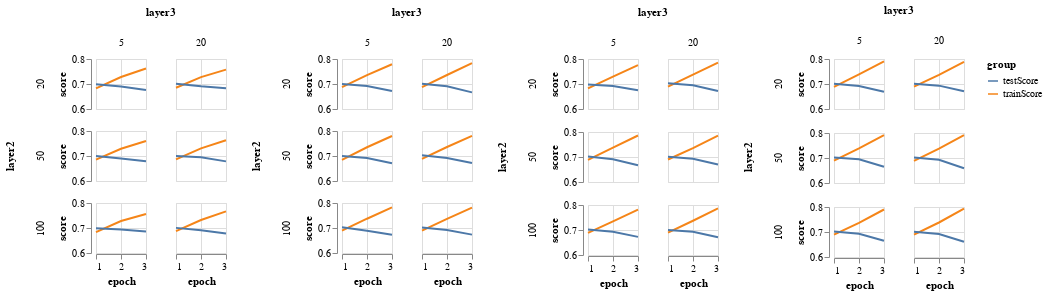

Here is the notebook cell this chart was saved with:
### Code cell
resLong = res_FFNN.melt(id_vars=['layer1', 'layer2', 'layer3', 'epoch'], value_vars=['trainScore', 'testScore'],
         var_name='group', value_name='score')

layer1_20 = alt.Chart(resLong[resLong.layer1==20]).mark_line().encode(
    row = 'layer2',
    column = 'layer3',
    x = 'epoch',
    y = alt.Y('score', scale=alt.Scale(domain=[0.6,0.8])),
    color = 'group',
    tooltip = 'score'
).properties(width=50, height=50)

layer1_100 = alt.Chart(resLong[resLong.layer1==100]).mark_line().encode(
    row = 'layer2',
    column = 'layer3',
    x = 'epoch',
    y = alt.Y('score', scale=alt.Scale(domain=[0.6,0.8])),
    color = 'group',
    tooltip = 'score'
).properties(width=50, height=50)

layer1_200 = alt.Chart(resLong[resLong.layer1==200]).mark_line().encode(
    row = 'layer2',
    column = 'layer3',
    x = 'epoch',
    y = alt.Y('score', scale=alt.Scale(domain=[0.6,0.8])),
    color = 'group',
    tooltip = 'score'
).properties(width=50, height=50)

layer1_500 = alt.Chart(resLong[resLong.layer1==500]).mark_line().encode(
    row = 'layer2',
    column = 'layer3',
    x = 'epoch',
    y = alt.Y('score', scale=alt.Scale(domain=[0.6,0.8])),
    color = 'group',
    tooltip = 'score'
).properties(width=50, height=50)

layer1_20 | layer1_100 | layer1_200 | layer1_500

### Figure 1 — Vega-Lite specification as saved in the notebook (floating-point values rounded to 4 significant figures)
{"config": {"view": {"continuousWidth": 400, "continuousHeight": 300}}, "hconcat": [{"data": {"name": "data-6e35ff35bc64865bf60b35bdc7a56f0b"}, "mark": "line", "encoding": {"color": {"field": "group", "type": "nominal"}, "column": {"field": "layer3", "type": "quantitative"}, "row": {"field": "layer2", "type": "quantitative"}, "tooltip": {"field": "score", "type": "quantitative"}, "x": {"field": "epoch", "type": "quantitative"}, "y": {"field": "score", "scale": {"domain": [0.6, 0.8]}, "type": "quantitative"}}, "height": 50, "width": 50}, {"data": {"name": "data-283fcb1dc37cf0ea055dc8561061874e"}, "mark": "line", "encoding": {"color": {"field": "group", "type": "nominal"}, "column": {"field": "layer3", "type": "quantitative"}, "row": {"field": "layer2", "type": "quantitative"}, "tooltip": {"field": "score", "type": "quantitative"}, "x": {"field": "epoch", "type": "quantitative"}, "y": {"field": "score", "scale": {"domain": [0.6, 0.8]}, "type": "quantitative"}}, "height": 50, "width": 50}, {"data": {"name": "data-d34a5034527b26fd13a878e63d0f13e5"}, "mark": "line", "encoding": {"color": {"field": "group", "type": "nominal"}, "column": {"field": "layer3", "type": "quantitative"}, "row": {"field": "layer2", "type": "quantitative"}, "tooltip": {"field": "score", "type": "quantitative"}, "x": {"field": "epoch", "type": "quantitative"}, "y": {"field": "score", "scale": {"domain": [0.6, 0.8]}, "type": "quantitative"}}, "height": 50, "width": 50}, {"data": {"name": "data-df985df1638920b76760269b580f60c2"}, "mark": "line", "encoding": {"color": {"field": "group", "type": "nominal"}, "column": {"field": "layer3", "type": "quantitative"}, "row": {"field": "layer2", "type": "quantitative"}, "tooltip": {"field": "score", "type": "quantitative"}, "x": {"field": "epoch", "type": "quantitative"}, "y": {"field": "score", "scale": {"domain": [0.6, 0.8]}, "type": "quantitative"}}, "height": 50, "width": 50}], "$schema": "https://vega.github.io/schema/vega-lite/v4.17.0.json", "datasets": {"data-6e35ff35bc64865bf60b35bdc7a56f0b": [{"layer1": 20.0, "layer2": 20.0, "layer3": 5.0, "epoch": 1.0, "group": "trainScore", "score": 0.6822}, {"layer1": 20.0, "layer2": 20.0, "layer3": 5.0, "epoch": 2.0, "group": "trainScore", "score": 0.7279}, {"layer1": 20.0, "layer2": 20.0, "layer3": 5.0, "epoch": 3.0, "group": "trainScore", "score": 0.7622}, {"layer1": 20.0, "layer2": 20.0, "layer3": 20.0, "epoch": 1.0, "group": "trainScore", "score": 0.6851}, {"layer1": 20.0, "layer2": 20.0, "layer3": 20.0, "epoch": 2.0, "group": "trainScore", "score": 0.7274}, {"layer1": 20.0, "layer2": 20.0, "layer3": 20.0, "epoch": 3.0, "group": "trainScore", "score": 0.7574}, {"layer1": 20.0, "layer2": 50.0, "layer3": 5.0, "epoch": 1.0, "group": "trainScore", "score": 0.6858}, {"layer1": 20.0, "layer2": 50.0, "layer3": 5.0, "epoch": 2.0, "group": "trainScore", "score": 0.7289}, {"layer1": 20.0, "layer2": 50.0, "layer3": 5.0, "epoch": 3.0, "group": "trainScore", "score": 0.7599}, {"layer1": 20.0, "layer2": 50.0, "layer3": 20.0, "epoch": 1.0, "group": "trainScore", "score": 0.6862}, {"layer1": 20.0, "layer2": 50.0, "layer3": 20.0, "epoch": 2.0, "group": "trainScore", "score": 0.7307}, {"layer1": 20.0, "layer2": 50.0, "layer3": 20.0, "epoch": 3.0, "group": "trainScore", "score": 0.7631}, {"layer1": 20.0, "layer2": 100.0, "layer3": 5.0, "epoch": 1.0, "group": "trainScore", "score": 0.6837}, {"layer1": 20.0, "layer2": 100.0, "layer3": 5.0, "epoch": 2.0, "group": "trainScore", "score": 0.7279}, {"layer1": 20.0, "layer2": 100.0, "layer3": 5.0, "epoch": 3.0, "group": "trainScore", "score": 0.7561}, {"layer1": 20.0, "layer2": 100.0, "layer3": 20.0, "epoch": 1.0, "group": "trainScore", "score": 0.6874}, {"layer1": 20.0, "layer2": 100.0, "layer3": 20.0, "epoch": 2.0, "group": "trainScore", "score": 0.7319}, {"layer1": 20.0, "layer2": 100.0, "layer3": 20.0, "epoch": 3.0, "group": "trainScore", "score": 0.7664}, {"layer1": 20.0, "layer2": 20.0, "layer3": 5.0, "epoch": 1.0, "group": "testScore", "score": 0.6995}, {"layer1": 20.0, "layer2": 20.0, "layer3": 5.0, "epoch": 2.0, "group": "testScore", "score": 0.6896}, {"layer1": 20.0, "layer2": 20.0, "layer3": 5.0, "epoch": 3.0, "group": "testScore", "score": 0.6756}, {"layer1": 20.0, "layer2": 20.0, "layer3": 20.0, "epoch": 1.0, "group": "testScore", "score": 0.7009}, {"layer1": 20.0, "layer2": 20.0, "layer3": 20.0, "epoch": 2.0, "group": "testScore", "score": 0.6906}, {"layer1": 20.0, "layer2": 20.0, "layer3": 20.0, "epoch": 3.0, "group": "testScore", "score": 0.6828}, {"layer1": 20.0, "layer2": 50.0, "layer3": 5.0, "epoch": 1.0, "group": "testScore", "score": 0.7001}, {"layer1": 20.0, "layer2": 50.0, "layer3": 5.0, "epoch": 2.0, "group": "testScore", "score": 0.6903}, {"layer1": 20.0, "layer2": 50.0, "layer3": 5.0, "epoch": 3.0, "group": "testScore", "score": 0.6785}, {"layer1": 20.0, "layer2": 50.0, "layer3": 20.0, "epoch": 1.0, "group": "testScore", "score": 0.7004}, {"layer1": 20.0, "layer2": 50.0, "layer3": 20.0, "epoch": 2.0, "group": "testScore", "score": 0.6951}, {"layer1": 20.0, "layer2": 50.0, "layer3": 20.0, "epoch": 3.0, "group": "testScore", "score": 0.6785}, {"layer1": 20.0, "layer2": 100.0, "layer3": 5.0, "epoch": 1.0, "group": "testScore", "score": 0.6989}, {"layer1": 20.0, "layer2": 100.0, "layer3": 5.0, "epoch": 2.0, "group": "testScore", "score": 0.6942}, {"layer1": 20.0, "layer2": 100.0, "layer3": 5.0, "epoch": 3.0, "group": "testScore", "score": 0.6864}, {"layer1": 20.0, "layer2": 100.0, "layer3": 20.0, "epoch": 1.0, "group": "testScore", "score": 0.7005}, {"layer1": 20.0, "layer2": 100.0, "layer3": 20.0, "epoch": 2.0, "group": "testScore", "score": 0.6912}, {"layer1": 20.0, "layer2": 100.0, "layer3": 20.0, "epoch": 3.0, "group": "testScore", "score": 0.6781}], "data-283fcb1dc37cf0ea055dc8561061874e": [{"layer1": 100.0, "layer2": 20.0, "layer3": 5.0, "epoch": 1.0, "group": "trainScore", "score": 0.6875}, {"layer1": 100.0, "layer2": 20.0, "layer3": 5.0, "epoch": 2.0, "group": "trainScore", "score": 0.7355}, {"layer1": 100.0, "layer2": 20.0, "layer3": 5.0, "epoch": 3.0, "group": "trainScore", "score": 0.779}, {"layer1": 100.0, "layer2": 20.0, "layer3": 20.0, "epoch": 1.0, "group": "trainScore", "score": 0.6872}, {"layer1": 100.0, "layer2": 20.0, "layer3": 20.0, "epoch": 2.0, "group": "trainScore", "score": 0.736}, {"layer1": 100.0, "layer2": 20.0, "layer3": 20.0, "epoch": 3.0, "group": "trainScore", "score": 0.7836}, {"layer1": 100.0, "layer2": 50.0, "layer3": 5.0, "epoch": 1.0, "group": "trainScore", "score": 0.6847}, {"layer1": 100.0, "layer2": 50.0, "layer3": 5.0, "epoch": 2.0, "group": "trainScore", "score": 0.735}, {"layer1": 100.0, "layer2": 50.0, "layer3": 5.0, "epoch": 3.0, "group": "trainScore", "score": 0.7799}, {"layer1": 100.0, "layer2": 50.0, "layer3": 20.0, "epoch": 1.0, "group": "trainScore", "score": 0.6889}, {"layer1": 100.0, "layer2": 50.0, "layer3": 20.0, "epoch": 2.0, "group": "trainScore", "score": 0.736}, {"layer1": 100.0, "layer2": 50.0, "layer3": 20.0, "epoch": 3.0, "group": "trainScore", "score": 0.7803}, {"layer1": 100.0, "layer2": 100.0, "layer3": 5.0, "epoch": 1.0, "group": "trainScore", "score": 0.6892}, {"layer1": 100.0, "layer2": 100.0, "layer3": 5.0, "epoch": 2.0, "group": "trainScore", "score": 0.7371}, {"layer1": 100.0, "layer2": 100.0, "layer3": 5.0, "epoch": 3.0, "group": "trainScore", "score": 0.7822}, {"layer1": 100.0, "layer2": 100.0, "layer3": 20.0, "epoch": 1.0, "group": "trainScore", "score": 0.6898}, {"layer1": 100.0, "layer2": 100.0, "layer3": 20.0, "epoch": 2.0, "group": "trainScore", "score": 0.7365}, {"layer1": 100.0, "layer2": 100.0, "layer3": 20.0, "epoch": 3.0, "group": "trainScore", "score": 0.7813}, {"layer1": 100.0, "layer2": 20.0, "layer3": 5.0, "epoch": 1.0, "group": "testScore", "score": 0.7004}, {"layer1": 100.0, "layer2": 20.0, "layer3": 5.0, "epoch": 2.0, "group": "testScore", "score": 0.6922}, {"layer1": 100.0, "layer2": 20.0, "layer3": 5.0, "epoch": 3.0, "group": "testScore", "score": 0.672}, {"layer1": 100.0, "layer2": 20.0, "layer3": 20.0, "epoch": 1.0, "group": "testScore", "score": 0.701}, {"layer1": 100.0, "layer2": 20.0, "layer3": 20.0, "epoch": 2.0, "group": "testScore", "score": 0.691}, {"layer1": 100.0, "layer2": 20.0, "layer3": 20.0, "epoch": 3.0, "group": "testScore", "score": 0.6666}, {"layer1": 100.0, "layer2": 50.0, "layer3": 5.0, "epoch": 1.0, "group": "testScore", "score": 0.7002}, {"layer1": 100.0, "layer2": 50.0, "layer3": 5.0, "epoch": 2.0, "group": "testScore", "score": 0.6923}, {"layer1": 100.0, "layer2": 50.0, "layer3": 5.0, "epoch": 3.0, "group": "testScore", "score": 0.6712}, {"layer1": 100.0, "layer2": 50.0, "layer3": 20.0, "epoch": 1.0, "group": "testScore", "score": 0.7027}, {"layer1": 100.0, "layer2": 50.0, "layer3": 20.0, "epoch": 2.0, "group": "testScore", "score": 0.6917}, {"layer1": 100.0, "layer2": 50.0, "layer3": 20.0, "epoch": 3.0, "group": "testScore", "score": 0.6717}, {"layer1": 100.0, "layer2": 100.0, "layer3": 5.0, "epoch": 1.0, "group": "testScore", "score": 0.7033}, {"layer1": 100.0, "layer2": 100.0, "layer3": 5.0, "epoch": 2.0, "group": "testScore", "score": 0.6888}, {"layer1": 100.0, "layer2": 100.0, "layer3": 5.0, "epoch": 3.0, "group": "testScore", "score": 0.6728}, {"layer1": 100.0, "layer2": 100.0, "layer3": 20.0, "epoch": 1.0, "group": "testScore", "score": 0.7017}, {"layer1": 100.0, "layer2": 100.0, "layer3": 20.0, "epoch": 2.0, "group": "testScore", "score": 0.6916}, {"layer1": 100.0, "layer2": 100.0, "layer3": 20.0, "epoch": 3.0, "group": "testScore", "score": 0.6736}], "data-d34a5034527b26fd13a878e63d0f13e5": [{"layer1": 200.0, "layer2": 20.0, "layer3": 5.0, "epoch": 1.0, "group": "trainScore", "score": 0.6826}, {"layer1": 200.0, "layer2": 20.0, "layer3": 5.0, "epoch": 2.0, "group": "trainScore", "score": 0.7294}, {"layer1": 200.0, "layer2": 20.0, "layer3": 5.0, "epoch": 3.0, "group": "trainScore", "score": 0.7757}, {"layer1": 200.0, "layer2": 20.0, "layer3": 20.0, "epoch": 1.0, "group": "trainScore", "score": 0.6892}, {"layer1": 200.0, "layer2": 20.0, "layer3": 20.0, "epoch": 2.0, "group": "trainScore", "score": 0.7376}, {"layer1": 200.0, "layer2": 20.0, "layer3": 20.0, "epoch": 3.0, "group": "trainScore", "score": 0.7859}, {"layer1": 200.0, "layer2": 50.0, "layer3": 5.0, "epoch": 1.0, "group": "trainScore", "score": 0.6884}, {"layer1": 200.0, "layer2": 50.0, "layer3": 5.0, "epoch": 2.0, "group": "trainScore", "score": 0.7375}, {"layer1": 200.0, "layer2": 50.0, "layer3": 5.0, "epoch": 3.0, "group": "trainScore", "score": 0.786}, {"layer1": 200.0, "layer2": 50.0, "layer3": 20.0, "epoch": 1.0, "group": "trainScore", "score": 0.6899}, {"layer1": 200.0, "layer2": 50.0, "layer3": 20.0, "epoch": 2.0, "group": "trainScore", "score": 0.7357}, {"layer1": 200.0, "layer2": 50.0, "layer3": 20.0, "epoch": 3.0, "group": "trainScore", "score": 0.7852}, {"layer1": 200.0, "layer2": 100.0, "layer3": 5.0, "epoch": 1.0, "group": "trainScore", "score": 0.6882}, {"layer1": 200.0, "layer2": 100.0, "layer3": 5.0, "epoch": 2.0, "group": "trainScore", "score": 0.7347}, {"layer1": 200.0, "layer2": 100.0, "layer3": 5.0, "epoch": 3.0, "group": "trainScore", "score": 0.7815}, {"layer1": 200.0, "layer2": 100.0, "layer3": 20.0, "epoch": 1.0, "group": "trainScore", "score": 0.6892}, {"layer1": 200.0, "layer2": 100.0, "layer3": 20.0, "epoch": 2.0, "group": "trainScore", "score": 0.737}, {"layer1": 200.0, "layer2": 100.0, "layer3": 20.0, "epoch": 3.0, "group": "trainScore", "score": 0.7867}, {"layer1": 200.0, "layer2": 20.0, "layer3": 5.0, "epoch": 1.0, "group": "testScore", "score": 0.6982}, {"layer1": 200.0, "layer2": 20.0, "layer3": 5.0, "epoch": 2.0, "group": "testScore", "score": 0.6918}, {"layer1": 200.0, "layer2": 20.0, "layer3": 5.0, "epoch": 3.0, "group": "testScore", "score": 0.6751}, {"layer1": 200.0, "layer2": 20.0, "layer3": 20.0, "epoch": 1.0, "group": "testScore", "score": 0.7026}, {"layer1": 200.0, "layer2": 20.0, "layer3": 20.0, "epoch": 2.0, "group": "testScore", "score": 0.6947}, {"layer1": 200.0, "layer2": 20.0, "layer3": 20.0, "epoch": 3.0, "group": "testScore", "score": 0.6722}, {"layer1": 200.0, "layer2": 50.0, "layer3": 5.0, "epoch": 1.0, "group": "testScore", "score": 0.7022}, {"layer1": 200.0, "layer2": 50.0, "layer3": 5.0, "epoch": 2.0, "group": "testScore", "score": 0.6908}, {"layer1": 200.0, "layer2": 50.0, "layer3": 5.0, "epoch": 3.0, "group": "testScore", "score": 0.6674}, {"layer1": 200.0, "layer2": 50.0, "layer3": 20.0, "epoch": 1.0, "group": "testScore", "score": 0.701}, {"layer1": 200.0, "layer2": 50.0, "layer3": 20.0, "epoch": 2.0, "group": "testScore", "score": 0.6933}, {"layer1": 200.0, "layer2": 50.0, "layer3": 20.0, "epoch": 3.0, "group": "testScore", "score": 0.6702}, {"layer1": 200.0, "layer2": 100.0, "layer3": 5.0, "epoch": 1.0, "group": "testScore", "score": 0.7016}, {"layer1": 200.0, "layer2": 100.0, "layer3": 5.0, "epoch": 2.0, "group": "testScore", "score": 0.6932}, {"layer1": 200.0, "layer2": 100.0, "layer3": 5.0, "epoch": 3.0, "group": "testScore", "score": 0.6725}, {"layer1": 200.0, "layer2": 100.0, "layer3": 20.0, "epoch": 1.0, "group": "testScore", "score": 0.7003}, {"layer1": 200.0, "layer2": 100.0, "layer3": 20.0, "epoch": 2.0, "group": "testScore", "score": 0.6928}, {"layer1": 200.0, "layer2": 100.0, "layer3": 20.0, "epoch": 3.0, "group": "testScore", "score": 0.6709}], "data-df985df1638920b76760269b580f60c2": [{"layer1": 500.0, "layer2": 20.0, "layer3": 5.0, "epoch": 1.0, "group": "trainScore", "score": 0.6888}, {"layer1": 500.0, "layer2": 20.0, "layer3": 5.0, "epoch": 2.0, "group": "trainScore", "score": 0.7383}, {"layer1": 500.0, "layer2": 20.0, "layer3": 5.0, "epoch": 3.0, "group": "trainScore", "score": 0.7903}, {"layer1": 500.0, "layer2": 20.0, "layer3": 20.0, "epoch": 1.0, "group": "trainScore", "score": 0.6895}, {"layer1": 500.0, "layer2": 20.0, "layer3": 20.0, "epoch": 2.0, "group": "trainScore", "score": 0.7367}, {"layer1": 500.0, "layer2": 20.0, "layer3": 20.0, "epoch": 3.0, "group": "trainScore", "score": 0.7885}, {"layer1": 500.0, "layer2": 50.0, "layer3": 5.0, "epoch": 1.0, "group": "trainScore", "score": 0.6896}, {"layer1": 500.0, "layer2": 50.0, "layer3": 5.0, "epoch": 2.0, "group": "trainScore", "score": 0.7381}, {"layer1": 500.0, "layer2": 50.0, "layer3": 5.0, "epoch": 3.0, "group": "trainScore", "score": 0.7912}, {"layer1": 500.0, "layer2": 50.0, "layer3": 20.0, "epoch": 1.0, "group": "trainScore", "score": 0.6887}, {"layer1": 500.0, "layer2": 50.0, "layer3": 20.0, "epoch": 2.0, "group": "trainScore", "score": 0.7372}, {"layer1": 500.0, "layer2": 50.0, "layer3": 20.0, "epoch": 3.0, "group": "trainScore", "score": 0.7913}, {"layer1": 500.0, "layer2": 100.0, "layer3": 5.0, "epoch": 1.0, "group": "trainScore", "score": 0.6893}, {"layer1": 500.0, "layer2": 100.0, "layer3": 5.0, "epoch": 2.0, "group": "trainScore", "score": 0.7364}, {"layer1": 500.0, "layer2": 100.0, "layer3": 5.0, "epoch": 3.0, "group": "trainScore", "score": 0.79}, {"layer1": 500.0, "layer2": 100.0, "layer3": 20.0, "epoch": 1.0, "group": "trainScore", "score": 0.6893}, {"layer1": 500.0, "layer2": 100.0, "layer3": 20.0, "epoch": 2.0, "group": "trainScore", "score": 0.738}, {"layer1": 500.0, "layer2": 100.0, "layer3": 20.0, "epoch": 3.0, "group": "trainScore", "score": 0.7937}, {"layer1": 500.0, "layer2": 20.0, "layer3": 5.0, "epoch": 1.0, "group": "testScore", "score": 0.7006}, {"layer1": 500.0, "layer2": 20.0, "layer3": 5.0, "epoch": 2.0, "group": "testScore", "score": 0.6916}, {"layer1": 500.0, "layer2": 20.0, "layer3": 5.0, "epoch": 3.0, "group": "testScore", "score": 0.6689}, {"layer1": 500.0, "layer2": 20.0, "layer3": 20.0, "epoch": 1.0, "group": "testScore", "score": 0.7013}, {"layer1": 500.0, "layer2": 20.0, "layer3": 20.0, "epoch": 2.0, "group": "testScore", "score": 0.6935}, {"layer1": 500.0, "layer2": 20.0, "layer3": 20.0, "epoch": 3.0, "group": "testScore", "score": 0.6707}, {"layer1": 500.0, "layer2": 50.0, "layer3": 5.0, "epoch": 1.0, "group": "testScore", "score": 0.7017}, {"layer1": 500.0, "layer2": 50.0, "layer3": 5.0, "epoch": 2.0, "group": "testScore", "score": 0.6951}, {"layer1": 500.0, "layer2": 50.0, "layer3": 5.0, "epoch": 3.0, "group": "testScore", "score": 0.6653}, {"layer1": 500.0, "layer2": 50.0, "layer3": 20.0, "epoch": 1.0, "group": "testScore", "score": 0.7024}, {"layer1": 500.0, "layer2": 50.0, "layer3": 20.0, "epoch": 2.0, "group": "testScore", "score": 0.6926}, {"layer1": 500.0, "layer2": 50.0, "layer3": 20.0, "epoch": 3.0, "group": "testScore", "score": 0.6589}, {"layer1": 500.0, "layer2": 100.0, "layer3": 5.0, "epoch": 1.0, "group": "testScore", "score": 0.7016}, {"layer1": 500.0, "layer2": 100.0, "layer3": 5.0, "epoch": 2.0, "group": "testScore", "score": 0.6928}, {"layer1": 500.0, "layer2": 100.0, "layer3": 5.0, "epoch": 3.0, "group": "testScore", "score": 0.6647}, {"layer1": 500.0, "layer2": 100.0, "layer3": 20.0, "epoch": 1.0, "group": "testScore", "score": 0.7007}, {"layer1": 500.0, "layer2": 100.0, "layer3": 20.0, "epoch": 2.0, "group": "testScore", "score": 0.6921}, {"layer1": 500.0, "layer2": 100.0, "layer3": 20.0, "epoch": 3.0, "group": "testScore", "score": 0.661}]}}
